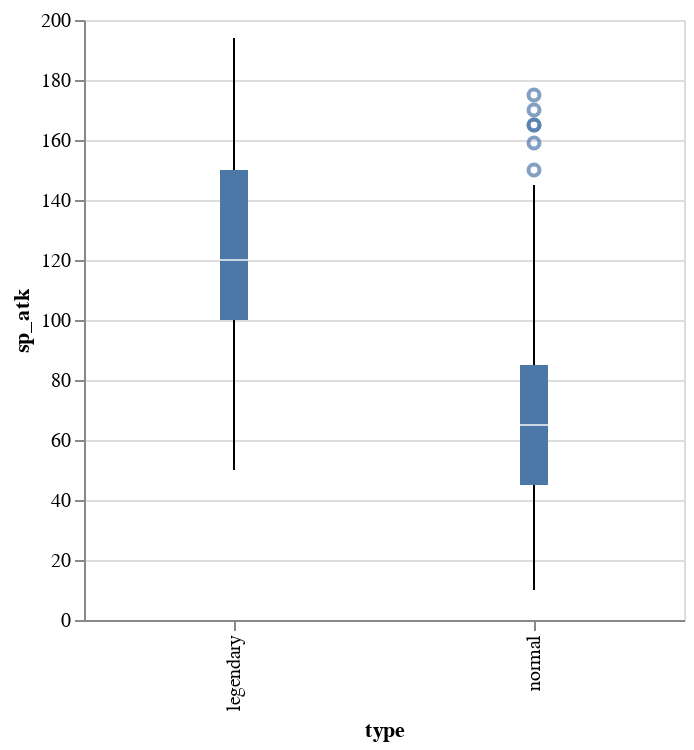

Here is the notebook cell this chart was saved with:
### Markdown cell above
## SP Atk: special attack, the base modifier for special attacks (e.g. fire blast, bubble beam)

### Code cell
alt.Chart(df).mark_boxplot().encode(
    x = 'type',
    y = 'sp_atk',
).properties(
    width = 300, 
    height = 300
)

### Figure 1 — Vega-Lite specification as saved in the notebook (floating-point values rounded to 4 significant figures; data arrays with more than 128 entries replaced by an {"elided": "..."} marker saying what was removed)
{"config": {"view": {"continuousWidth": 400, "continuousHeight": 300}}, "data": {"name": "data-dd842a2e65fb00677ccad273706ccf14"}, "mark": "boxplot", "encoding": {"x": {"type": "nominal", "field": "type"}, "y": {"type": "quantitative", "field": "sp_atk"}}, "height": 300, "width": 300, "$schema": "https://vega.github.io/schema/vega-lite/v4.8.1.json", "datasets": {"data-dd842a2e65fb00677ccad273706ccf14": {"elided": "800 records"}}}
